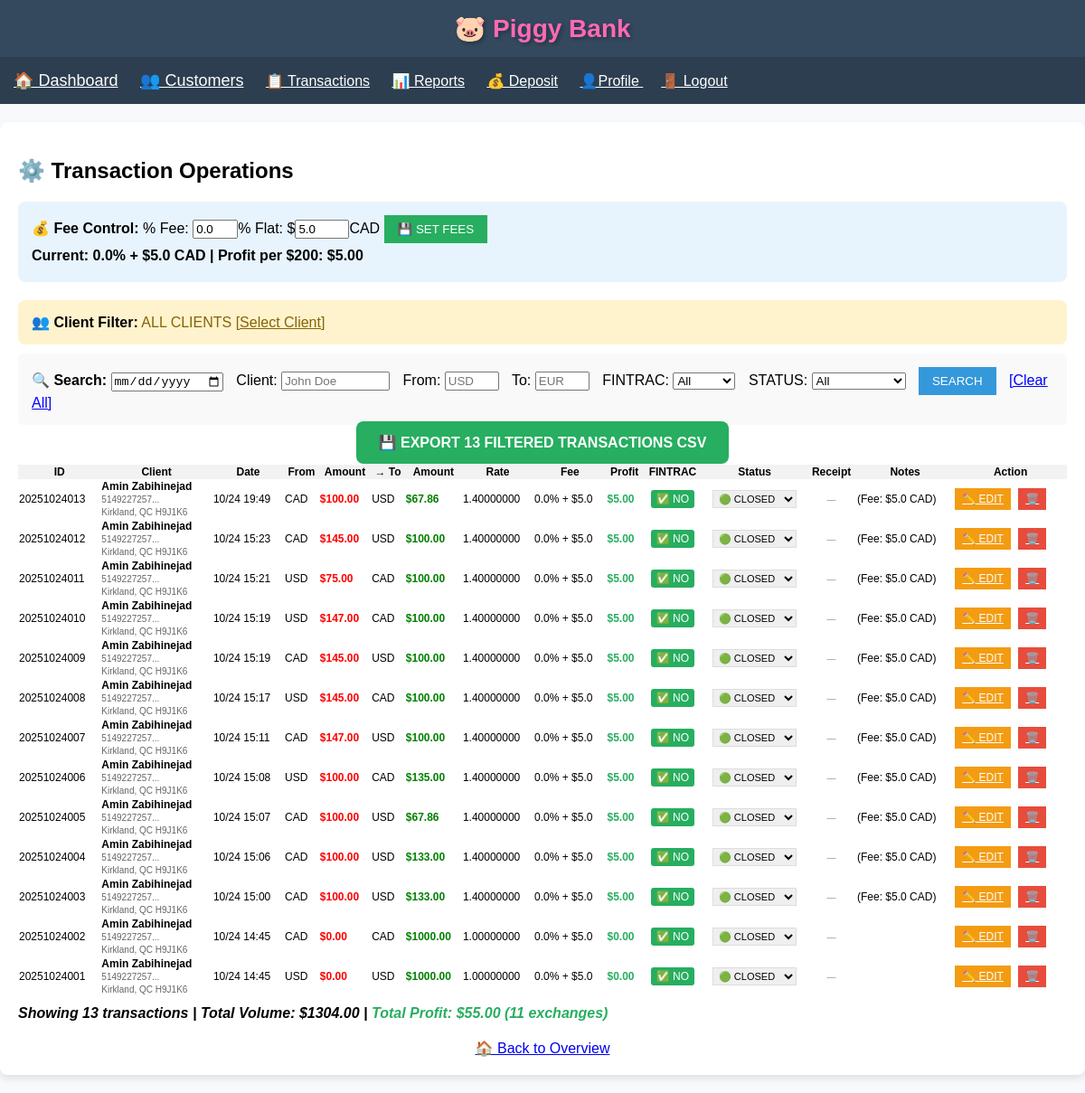
Page /transactions (signed in) on the earlier database version.
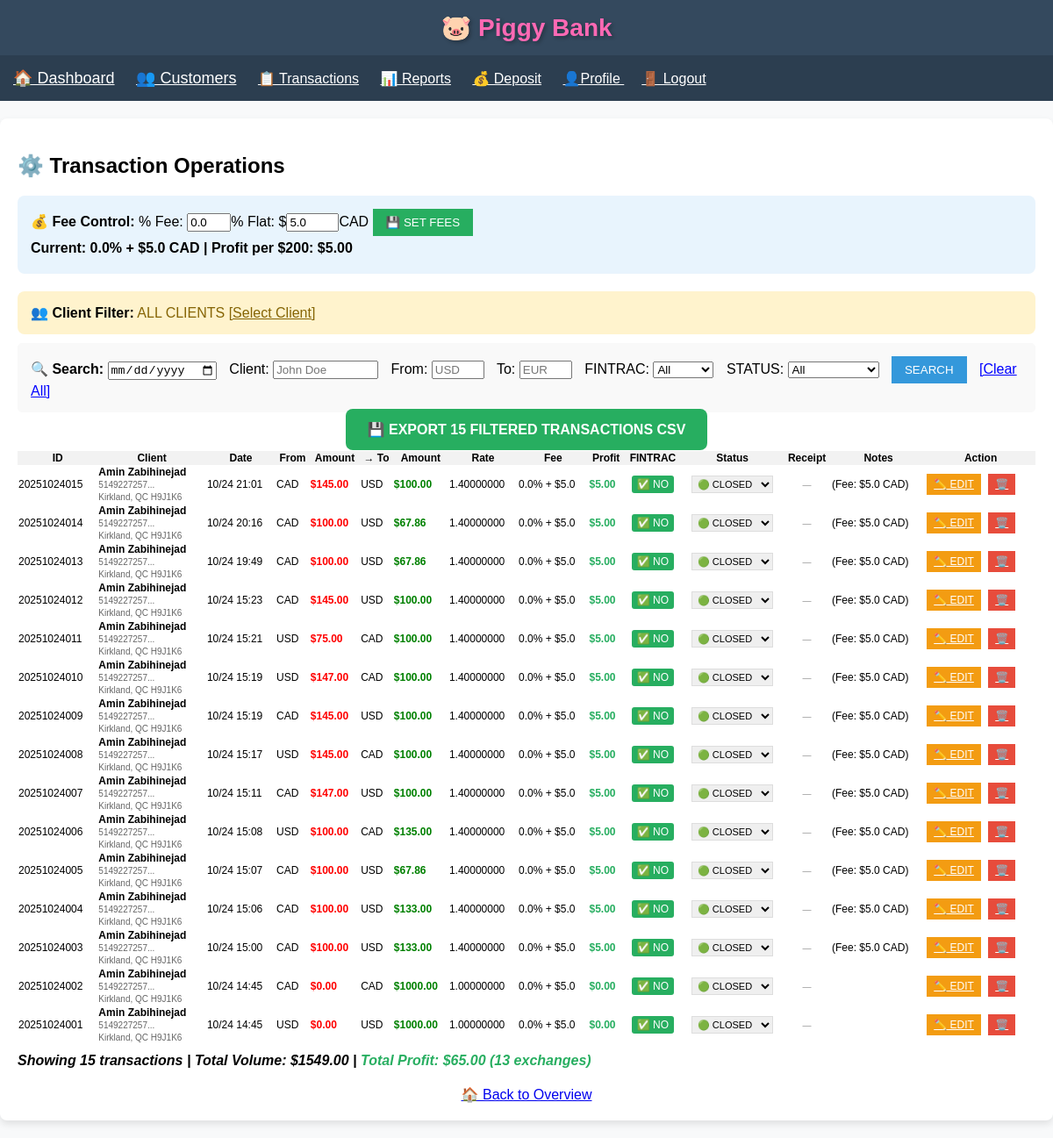
Same page on the later database version.
### app.py (models this page shows)
class Transaction(db.Model):
    id = db.Column(db.String(11), primary_key=True)
    date = db.Column(db.DateTime, default=datetime.utcnow)
    from_currency = db.Column(db.String(3), nullable=False)
    to_currency = db.Column(db.String(3), nullable=False)
    from_amount = db.Column(db.Float, nullable=False)
    to_amount = db.Column(db.Float, nullable=False)
    exchange_rate = db.Column(db.Float, nullable=False)
    notes = db.Column(db.Text, nullable=True)
    is_fintrac = db.Column(db.Boolean, default=False)
    client_id = db.Column(db.Integer, db.ForeignKey('client.id'), nullable=False)
    receipt_filename = db.Column(db.String(100))
    status = db.Column(db.String(10), default='closed')

class Client(db.Model):
    id = db.Column(db.Integer, primary_key=True)
    first_name = db.Column(db.String(100), nullable=False)
    last_name = db.Column(db.String(100), nullable=False)
    email = db.Column(db.String(120), nullable=False)
    phone = db.Column(db.String(20), nullable=False)
    apartment = db.Column(db.String(20))
    civic_number = db.Column(db.String(20), nullable=False)
    street = db.Column(db.String(200), nullable=False)
    city = db.Column(db.String(100), nullable=False)
    province = db.Column(db.String(10), nullable=False)
    postal_code = db.Column(db.String(10), nullable=False)
    risk_level = db.Column(db.String(20), default='low risk')
    notes = db.Column(db.Text)
    created_at = db.Column(db.DateTime, default=datetime.utcnow)
    id1_type = db.Column(db.String(50))
    id1_issued_by = db.Column(db.String(100))
    id1_number = db.Column(db.String(50))
    id1_expiry_date = db.Column(db.Date)
    id2_type = db.Column(db.String(50))
    id2_issued_by = db.Column(db.String(100))
    id2_number = db.Column(db.String(50))
    id2_expiry_date = db.Column(db.Date)
    id3_type = db.Column(db.String(50))
    id3_issued_by = db.Column(db.String(100))
    id3_number = db.Column(db.String(50))
    id3_expiry_date = db.Column(db.Date)
    transactions = db.relationship('Transaction', backref='client', lazy=True)

### app.py (the view)
@app.route('/transactions')
def transactions():
    if 'user_id' not in session:
        return redirect(url_for('login'))
    search_date = request.args.get('date', '')
    search_client = request.args.get('client_name', '')
    search_from = request.args.get('from_currency', '')
    search_to = request.args.get('to_currency', '')
    search_fintrac = request.args.get('fintrac', '')
    search_status = request.args.get('status', '')
    query = Transaction.query.order_by(Transaction.date.desc())
    if session.get('is_admin'):
        all_tx = query.all()
    else:
        client_id = session.get('selected_client_id')
        if client_id:
            all_tx = query.filter_by(client_id=client_id).all()
        else:
            all_tx = []
    if search_fintrac == 'yes':
        all_tx = [tx for tx in all_tx if tx.is_fintrac]
    elif search_fintrac == 'no':
        all_tx = [tx for tx in all_tx if not tx.is_fintrac]
    if search_status == 'closed':
        all_tx = [tx for tx in all_tx if tx.status == 'closed']
    elif search_status == 'pending':
        all_tx = [tx for tx in all_tx if tx.status == 'pending']
    if search_date:
        search_date_obj = datetime.strptime(search_date, '%Y-%m-%d')
        all_tx = [tx for tx in all_tx if tx.date.date() == search_date_obj.date()]
    if search_client:
        all_tx = [tx for tx in all_tx if
                  search_client.lower() in f"{tx.client.first_name} {tx.client.last_name}".lower()]
    if search_from:
        all_tx = [tx for tx in all_tx if tx.from_currency.upper() == search_from.upper()]
    if search_to:
        all_tx = [tx for tx in all_tx if tx.to_currency.upper() == search_to.upper()]
    current_fee = round(FEE_PERCENTAGE * 100, 1)
    current_flat_fee = round(FLAT_FEE_CAD, 2)
    return render_template('transactions.html', transactions=all_tx,
                           search_date=search_date, search_client=search_client,
                           search_from=search_from, search_to=search_to,
                           search_fintrac=search_fintrac, search_status=search_status,
                           current_fee=current_fee, current_flat_fee=current_flat_fee,
                           filtered_transactions=len(all_tx))

### templates/transactions.html (shortened to what this page needs)
{% extends "base.html" %}
{% block content %}
    <h2>⚙️ Transaction Operations</h2>
    {% if session.is_admin %}
    <div style="background:#e8f4fd; padding:15px; border-radius:8px; margin-bottom:20px;">
        <strong>💰 Fee Control:</strong>
        <form method="POST" action="{{ url_for('set_fees') }}" style="display:inline;">
            % Fee: <input type="number" name="fee_percentage" step="0.1" value="{{ current_fee }}" style="width:50px;">%
            Flat: $<input type="number" name="flat_fee_cad" step="0.01" value="{{ current_flat_fee }}" style="width:60px;">CAD
            <input type="submit" value="💾 SET FEES" style="padding:8px 15px; background:#27ae60; color:white; border:none;">
        </form>
        <p style="margin:5px 0; font-weight:bold;">
            <strong>Current:</strong> {{ current_fee }}% + ${{ current_flat_fee }} CAD |
            <strong>Profit per $200:</strong> ${{ "%.2f"|format((200 * current_fee / 100) + current_flat_fee) }}
        </p>
    </div>
    {% endif %}
    <div style="background:#fff3cd; padding:15px; border-radius:8px; margin-bottom:10px;">
        <strong>👥 Client Filter:</strong>
        {% if session.selected_client_id %}
            <span style="color:#856404;">{{ session.selected_client_name }} ✅</span>
            <a href="{{ url_for('index') }}" style="color:#856404;">[Change Client]</a>
        {% else %}
            <span style="color:#856404;">ALL CLIENTS</span>
            <a href="{{ url_for('index') }}" style="color:#856404;">[Select Client]</a>
        {% endif %}
    </div>
    <div style="background: #f9f9f9; padding: 15px; margin: 10px 0; border-radius: 5px;">
        <form method="GET">
            <strong>🔍 Search:</strong>
            <input type="date" name="date" value="{{ search_date }}" style="margin-right:10px;">
            Client: <input type="text" name="client_name" placeholder="John Doe" value="{{ search_client }}" style="width:120px; margin-right:10px;">
            From: <input type="text" name="from_currency" placeholder="USD" value="{{ search_from }}" style="width:60px; margin-right:10px;">
            To: <input type="text" name="to_currency" placeholder="EUR" value="{{ search_to }}" style="width:60px; margin-right:10px;">
            FINTRAC: <select name="fintrac" style="margin-right:10px;">
                <option value="">All</option>
            </select>
            STATUS: <select name="status" style="margin-right:10px;">
                <option value="">All</option>
            </select>
            <input type="submit" value="SEARCH" style="padding:8px 15px; background:#3498db; color:white; border:none;">
            <a href="{{ url_for('transactions') }}" style="color:blue; margin-left:10px;">[Clear All]</a>
        </form>
    </div>
    {% if transactions %}
        <div style="text-align:center; margin-bottom:15px;">
            <a href="{{ url_for('export_csv',
                date=search_date,
                client_name=search_client,
                from_currency=search_from,
                to_currency=search_to,
                fintrac=request.args.get('fintrac', ''),
                status=request.args.get('status', '')) }}"
               style="background:#27ae60; color:white; padding:15px 25px; text-decoration:none; border-radius:8px; font-size:16px; font-weight:bold;">
                💾 EXPORT {{ transactions|length }} FILTERED TRANSACTIONS CSV
            </a>
        </div>
        <table style="width:100%; border-collapse: collapse; font-size:12px;">
            <tr style="background:#f2f2f2;">
                <th>ID</th>
                <th>Client</th>
                <th>Date</th>
                <th>From</th>
                <th>Amount</th>
                <th>→ To</th>
                <th>Amount</th>
                <th>Rate</th>
                <th>Fee</th>
                <th>Profit</th>
                <th>FINTRAC</th>
                <th>Status</th>
                <th>Receipt</th>
                <th>Notes</th>
                <th>Action</th>
            </tr>
            {% for tx in transactions %}
                {% set profit = ((tx.from_amount * current_fee / 100) + current_flat_fee)|round(2) if tx.from_amount > 0 else 0 %}
                <tr {% if tx.status == 'pending' %}style="background:#fff2cc;"{% endif %}>
                    <td>{{ tx.id }}</td>
                    <td style="white-space: nowrap;">
                        <strong>{{ tx.client.first_name }} {{ tx.client.last_name }}</strong><br>
                        <small style="color:#666;">
                            {{ tx.client.phone[:12] }}...<br>
                            {{ tx.client.city }}, {{ tx.client.province }} {{ tx.client.postal_code }}
                        </small>
                    </td>
                    <td>{{ tx.date.strftime('%m/%d %H:%M') }}</td>
                    <td>{{ tx.from_currency }}</td>
                    <td style="color: red; font-weight: bold;">${{ "%.2f"|format(tx.from_amount) }}</td>
                    <td>{{ tx.to_currency }}</td>
                    <td style="color: green; font-weight: bold;">${{ "%.2f"|format(tx.to_amount) }}</td>
                    <td style="white-space: nowrap;">{{ "%.8f"|format(tx.exchange_rate) }}</td>
                    <td style="white-space: nowrap;">{{ current_fee }}% + ${{ current_flat_fee }}</td>
                    <td style="color: #27ae60; font-weight: bold;">${{ "%.2f"|format(profit) }}</td>
                    <td style="text-align:center;">
                        {% if tx.is_fintrac %}
                            <span style="background:#e74c3c; color:white; padding:3px 8px; border-radius:3px; font-weight:bold;">🚨 YES</span>
                        {% else %}
                            <span style="background:#27ae60; color:white; padding:3px 6px; border-radius:3px;">✅ NO</span>
                        {% endif %}
                    </td>
                    <td style="text-align:center;">
                        <form method="POST" action="{{ url_for('update_status', tx_id=tx.id) }}" style="display:inline;">
                            <select name="status" onchange="this.form.submit()" style="font-size:11px; padding:2px; border:1px solid #ddd;">
                                <option value="closed" {% if tx.status == 'closed' %}selected{% endif %}>🟢 CLOSED</option>
                            </select>
                        </form>
                    </td>
                    <td style="text-align:center;">
                        {% if tx.receipt_filename %}
                            <a href="{{ url_for('download_receipt', tx_id=tx.id) }}"
                               style="background:#27ae60; color:white; padding:5px 8px; text-decoration:none; border-radius:3px; font-size:10px;"
                               title="{{ tx.receipt_filename }}">
                                📄 DOWNLOAD
                            </a>
                        {% else %}
                            <span style="color:#999; font-size:10px;">—</span>
                        {% endif %}
                    </td>
                    <td style="max-width:150px;">{{ (tx.notes or '')[:30] }}{% if tx.notes|length > 30 %}...{% endif %}</td>
                    <td>
                        <a href="{{ url_for('edit_transaction', tx_id=tx.id) }}" style="background:#f39c12; color:white; padding:5px 8px;">✏️ EDIT</a>
                        <a href="{{ url_for('delete_transaction', tx_id=tx.id) }}" style="background:#e74c3c; color:white; padding:5px 8px; margin-left:5px;" onclick="return confirm('Delete transaction #{{ tx.id }}?')">🗑️</a>
                    </td>
                </tr>
            {% endfor %}
        </table>
        <p style="margin-top:10px; font-weight:bold;">
    <em>Showing {{ transactions|length }} transactions |
    {% set exchange_txs = transactions|selectattr('from_amount', '>', 0)|list %}
    Total Volume: ${{ "%.2f"|format(transactions|sum(attribute='from_amount')) }} |
    <span style="color:#27ae60;">Total Profit: ${{ "%.2f"|format((exchange_txs|sum(attribute='from_amount') * current_fee / 100) + (exchange_txs|length * current_flat_fee)) }} ({{ exchange_txs|length }} exchanges)</span>
    </em>
</p>
    {% else %}
        <div style="text-align:center; padding:30px; color:#666;">
            <h3>No transactions found!</h3>
            <p>Select a client and add transactions from <a href="{{ url_for('index') }}">📊 Overview</a></p>
        </div>
    {% endif %}
    <div style="margin-top:20px; text-align:center;">
        <a href="{{ url_for('index') }}" style="font-size:16px;">🏠 Back to Overview</a>
    </div>
{% endblock %}

### templates/base.html (shortened to what this page needs)
<!DOCTYPE html>
<html lang="en">
<head>
</head>
<body>
    <div class="header">
        <h1>🐷 <span style="color: #ff69b4;">Piggy Bank</span></h1>
    </div>
   <nav style="background:#2c3e50; padding:15px;">
    <a href="{{ url_for('index') }}" style="color:white; margin-right:20px; font-size:18px;">🏠 Dashboard</a>
    <a href="{{ url_for('customers') }}" style="color:white; margin-right:20px; font-size:18px;">👥 Customers</a>
    <a href="{{ url_for('transactions') }}" style="color:white; margin-right:20px;">📋 Transactions</a>
	<a href="{{ url_for('reports') }}"style="color:white; margin-right:20px;">📊 Reports</a>
    <a href="{{ url_for('deposit') }}" style="color:white; margin-right:20px;">💰 Deposit</a>
    <a href="{{ url_for('profile') }}" style="color:white; margin-right:20px;">👤Profile {{ session.username }}</a>
    <a href="{{ url_for('logout') }}" style="color:white;">🚪 Logout</a>
	</nav>
    <div class="container">
        {% block content %}{% endblock %}
    </div>
</body>
</html>

### templates/base.html (style rules this page uses)
* { box-sizing: border-box; }
body { font-family: Arial; margin: 0; padding: 0; background: #f8f9fa; }
.header { background: #34495e; color: white; padding: 15px; text-align: center; box-shadow: 0 2px 5px rgba(0,0,0,0.1); }
.header h1 { margin: 0; font-size: 28px; text-shadow: 2px 2px 4px rgba(0,0,0,0.3); }
.container { max-width: 1200px; margin: 20px auto; padding: 20px; background: white; border-radius: 8px; box-shadow: 0 4px 8px rgba(0,0,0,0.1); }

Differences in the rows shown:
added Transaction: id "20251024015", client.first_name "Amin", client.last_name "Zabihinejad", client "5149227257", client.city "Kirkland", client.province "QC", client.postal_code "H9J1K6", date "10/24 21:01", from_currency "CAD", from_amount "145.00", to_currency "USD", to_amount "100.00", exchange_rate "1.40000000", current_fee "0.0", current_flat_fee "5.0", profit "5.00", is_fintrac "✅ NO", status "🟢 CLOSED", notes "(Fee: $5.0 CAD)"
added Transaction: id "20251024014", client.first_name "Amin", client.last_name "Zabihinejad", client "5149227257", client.city "Kirkland", client.province "QC", client.postal_code "H9J1K6", date "10/24 20:16", from_currency "CAD", from_amount "100.00", to_currency "USD", to_amount "67.86", exchange_rate "1.40000000", current_fee "0.0", current_flat_fee "5.0", profit "5.00", is_fintrac "✅ NO", status "🟢 CLOSED", notes "(Fee: $5.0 CAD)"
Other differences:
{{ transactions|length }}: "13" → "15"
{{ "%.2f"|format(transactions|sum(attribute='from_amount')) }}: "1304.00" → "1549.00"
{{ exchange_txs|length }}: "11" → "13"
text no longer shown: "55.00"
text now shown: "65.00"
